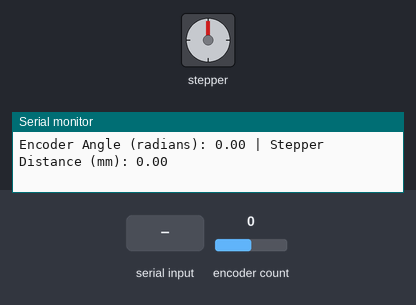
Bench run of a sketch on a simulated Arduino Uno, built with avr-gcc and run on an emulated ATmega328P. Parts: stepper motor, the last lines printed to the serial monitor. The inputs (shaded band) are chosen by the test bench; at power-on: encoder count 0. Stepper angles assume 200 steps per turn.

Above: at 1.2 s.
1.3 s: "ACCEL:90\n" received over Serial
At 1.71 s:
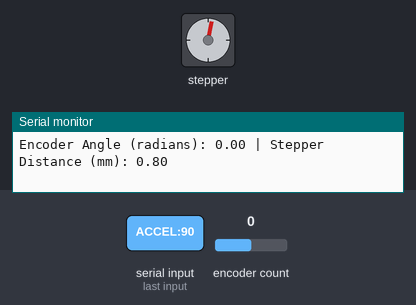
At 7.17 s:
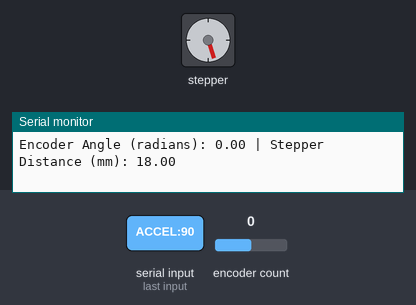
7.3 s: "ACCEL:\n" received over Serial
At 7.92 s:
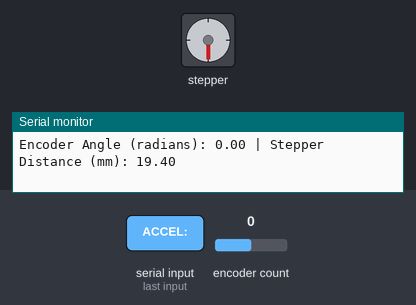
10.3 s: "ACCEL:,45\n" received over Serial
13.3 s: encoder count set to 0
Timing chart, 0 to 18.4 s (numbered marks = the images above; inputs shaded):
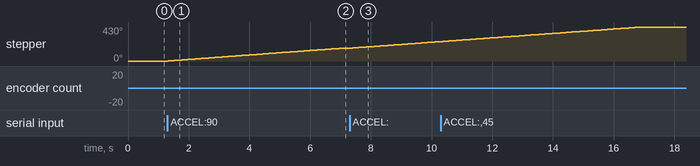

The sketch:

Arduino.ino
```cpp
#include <Encoder.h>
#include <AccelStepper.h>

#define ENCODER_PIN_A 2          // Encoder A channel pin
#define ENCODER_PIN_B 3          // Encoder B channel pin
#define STEPPER_STEP_PIN 9       // TB6600 step input
#define STEPPER_DIR_PIN 8        // TB6600 direction input

const float PPR = 600.0;               // Encoder pulses per revolution
const float STEPS_PER_REV = 200;       // Stepper motor steps per revolution
const float PULLEY_TOOTH_COUNT = 20;   // GT2 pulley tooth count
const float GT2_PITCH = 2.0;           // mm per tooth for GT2 belt
const float MAX_TRAVEL_MM = 200.0;     // Maximum travel distance (±200 mm)
const float SMOOTHING_FACTOR = 0.1;    // Smoothing factor for control adjustments

Encoder encoder(ENCODER_PIN_A, ENCODER_PIN_B);
AccelStepper stepper(AccelStepper::DRIVER, STEPPER_STEP_PIN, STEPPER_DIR_PIN);

long encoderPos = 0;                // Encoder position
float angleRadians = 0.0;           // Angle in radians
long stepCount = 0;                 // Step count for stepper motor
float distanceTraveled = 0.0;       // Distance in mm
float targetAcceleration = 0.0;     // Acceleration command from Python
float currentAcceleration = 0.0;    // Current acceleration being applied
long targetSteps = 0;               // Target steps for stepper motor
float lastTargetSteps = 0;          // Last target steps to smooth the transition

void setup() {
  Serial.begin(9600);             // Start serial communication
  encoder.write(0);                 // Reset encoder position
  stepper.setMaxSpeed(4000);        // Set max speed (steps/sec)
  stepper.setAcceleration(20000);   // Set acceleration (steps/sec^2)
  stepper.setCurrentPosition(0);    // Reset stepper position
}

void loop() {
  // Read encoder and calculate angle
  encoderPos = encoder.read();
  angleRadians = (PI/2 * encoderPos) / PPR;

  // Calculate distance traveled by stepper in mm
  stepCount = stepper.currentPosition();
  distanceTraveled = (stepCount / STEPS_PER_REV) * (PULLEY_TOOTH_COUNT * GT2_PITCH);

  // Receive acceleration command from Python
  if (Serial.available() > 0) {
    String input = Serial.readStringUntil('\n');
    if (input.startsWith("ACCEL:")) {
      targetAcceleration = input.substring(6).toFloat();

      // Smoothly transition to the new target acceleration
      currentAcceleration = (SMOOTHING_FACTOR * targetAcceleration) + ((1 - SMOOTHING_FACTOR) * currentAcceleration);

      // Calculate target position based on the smoothed acceleration
      float targetDistance = distanceTraveled + (0.5 * currentAcceleration * 1 * 1) * (PULLEY_TOOTH_COUNT * GT2_PITCH);  // Calculate target distance from acceleration over a small timestep
      targetDistance = constrain(targetDistance, -MAX_TRAVEL_MM, MAX_TRAVEL_MM);  // Constrain within ±200 mm

      // Calculate target steps from target distance
      targetSteps = (targetDistance / (PULLEY_TOOTH_COUNT * GT2_PITCH)) * STEPS_PER_REV;

      // Smooth transition to the new target position
      targetSteps = (SMOOTHING_FACTOR * targetSteps) + ((1 - SMOOTHING_FACTOR) * lastTargetSteps);

      // Move stepper to the new smoothed target position
      stepper.moveTo(targetSteps);
      lastTargetSteps = targetSteps;
    }
  }

  // Run the stepper motor to the target position
  stepper.run();

  // Send encoder and stepper information over Serial
  Serial.print("Encoder Angle (radians): ");
  Serial.print(angleRadians);
  Serial.print(" | Stepper Distance (mm): ");
  Serial.println(distanceTraveled);
}
```

Measured:
- after the input at 1.3 s, stepper: keeps turning clockwise at about 28°/s, starting at once
- after the input at 7.3 s, stepper: keeps turning clockwise at about 28°/s, starting at once
